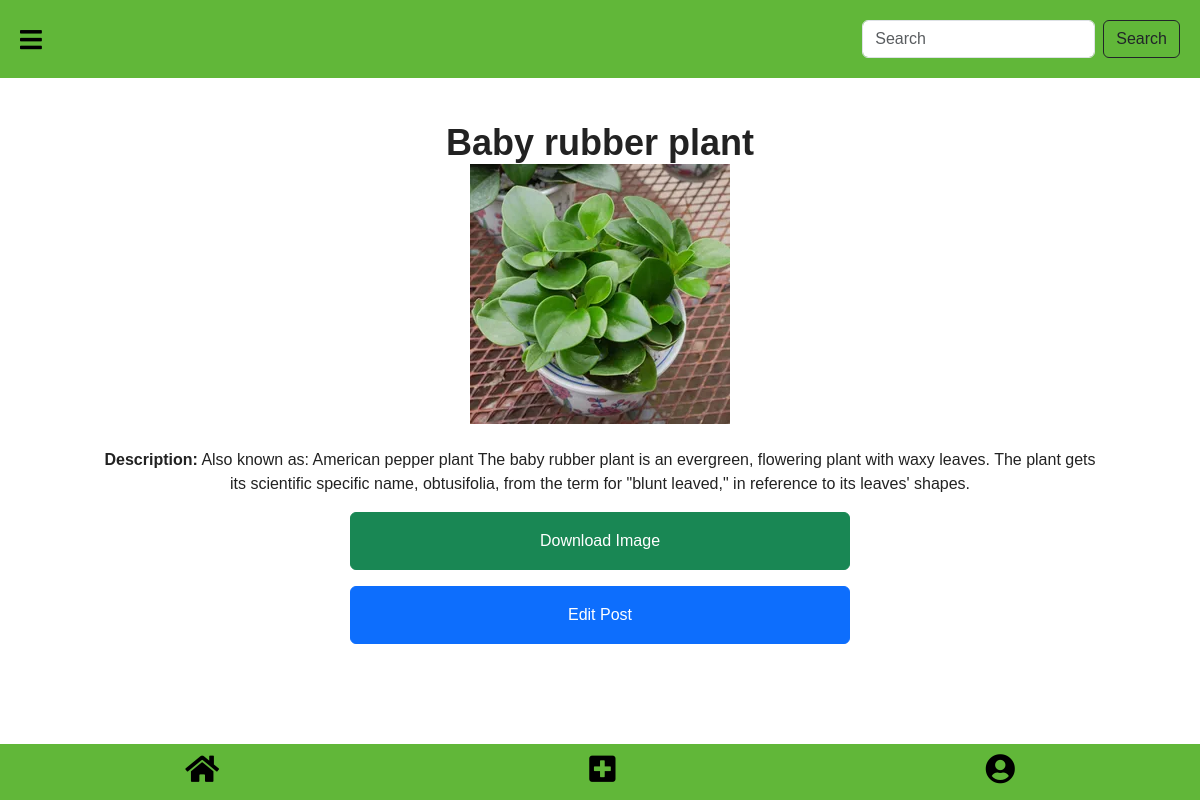
The app's page /16/ with its own data.
### greenoasis/models.py (models this page shows, shortened)
class Image(models.Model):
    title=models.CharField(max_length=255)
    description=models.TextField(blank=True)
    tags=models.TextField()
    image=models.ImageField(upload_to="pic/%y/")
    class Meta :
        ordering=('-id',)

### greenoasis/views.py (the view)
# urls.py: path('<int:id>/', views.detail_view, name='detail_view'),
def detail_view(request,id):
    objects=get_object_or_404(Image,id=id)
    return render(request,"details.html",{'image':objects})

### greenoasis/templates/details.html (shortened to what this page needs)
{% load static %}
<!doctype html>
<html lang="en">
  <head>
    <link href="https://cdnjs.cloudflare.com/ajax/libs/font-awesome/5.15.3/css/all.min.css" rel="stylesheet"/>
    <link href="https://cdn.jsdelivr.net/npm/bootstrap@5.3.3/dist/css/bootstrap.min.css" rel="stylesheet">
    <script src="https://cdn.tailwindcss.com"></script>
  </head>
  <body>
    <div id="main">
        <div class="header">
            <i class="fas fa-bars" onclick="openNav()"></i>
            <form action="{% url 'search' %}" class="d-flex" role="search" >
                <input class="form-control me-2" type="search" placeholder="Search" aria-label="Search">
                <button class="btn btn-outline-dark"  type="submit">Search</button>
              </form>
        </div>
            <h1 class="text-center" style=" font-weight: bold; font-size: 36px; color: var(--text-color);"><br>{{image.title}}</h1>
        <div class="container">
            <img src="{{image.image.url}}" class="img-fluid mx-auto d-block" alt="{{post.title}}"><br>
            <p class="text-center"><strong>Description:</strong> {{image.tags}}</p>
            <a href="{{image.image.url}}" class="btn btn-success mx-auto d-block w-50 mt-3 p-3" download>Download Image</a>
            <a href="{% url 'editpost' id=image.id %}" class="btn btn-primary mx-auto d-block w-50 mt-3 p-3">Edit Post</a><br>
        </div>
    </div>
    <br><br>
    <div class="footer">
        <a href="{% url 'home' %}"><i class="fas fa-home"  style="color: #000;"></i></a>
        <a href="{% url 'upload' %}"><i class="fas fa-plus-square"  style="color: #000;"></i></a>
        <a href="{% url 'profile' %}"><i class="fas fa-user-circle"  style="color: #000;"></i></a>
    </div>
</body>
</html>

### greenoasis/templates/details.html (style rules this page uses)
:root { --bg-color: white; --text-color: #222; --header-color: #61b739; --sidebar-color: #61b739; }
body { margin: 0; font-family: Arial, sans-serif; background-color: var(--bg-color); color: var(--text-color); }
.header { background-color: #61b739; padding: 20px; display: flex; justify-content: space-between; align-items: center; font-size: 24px; }
.header i { font-size: 25px; color: #000; }
.footer { display: flex; justify-content: space-around; align-items: center; background-color: #61b739; padding: 10px 0; position: fixed; bottom: 0; width: 100%; font-size: 24px; }
.footer i { font-size: 30px; }

### records on screen
Image: title "Baby rubber plant", image (picture), tags "Also known as: American pepper plant The baby rubber plant is an evergreen, flowering plant with waxy leaves. The plant gets its scientific specific name, obtusifolia, from the term for \"blunt leaved,\" in reference to its leaves' shapes."
